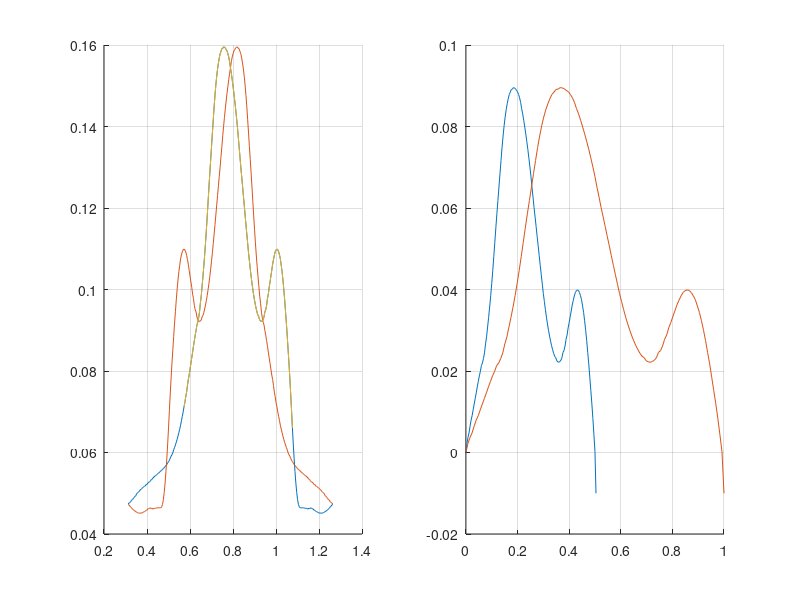

The MATLAB script that drew this image:
clear all; close all;

load('zsw.mat')

figure; 
subplot(1,2,1); hold on; grid on;
plot(zswt,zsw)
plot(zswt,flip(zsw))

idx0 = find(zsw>0.07,1);
idxf = length(zsw) - find(flip(zsw)>0.06,1);

plot(zswt(idx0:idxf),zsw(idx0:idxf))

zsw = zsw(idx0:idxf);
zsw(1) = 0.07;
zsw(end) = 0.06;
zsw = zsw - 0.07;
zswt = zswt(idx0:idxf) - zswt(idx0);

subplot(1,2,2); hold on; grid on;
plot(zswt,zsw)

zswt_norm = zswt/zswt(end);
plot(zswt_norm,zsw)

%% Fit the spline


